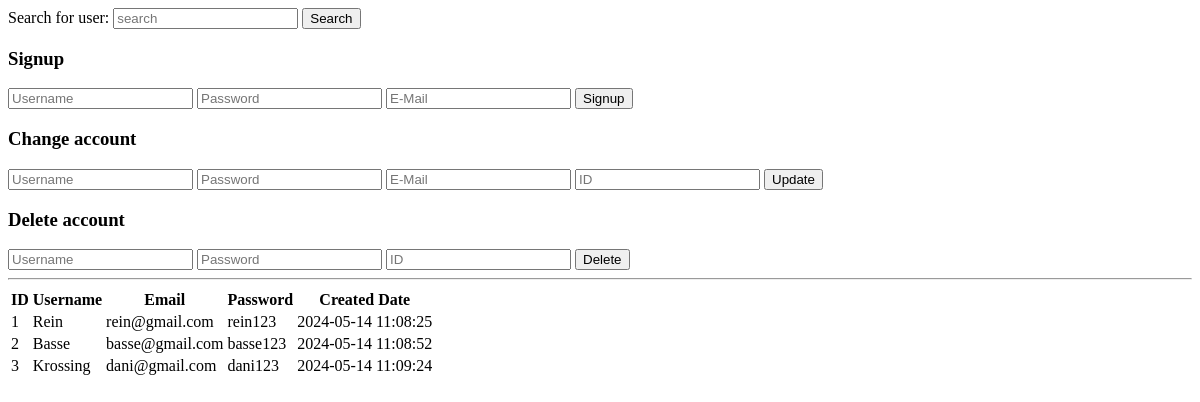
Page /23_crud_database/index.php on the earlier database version.
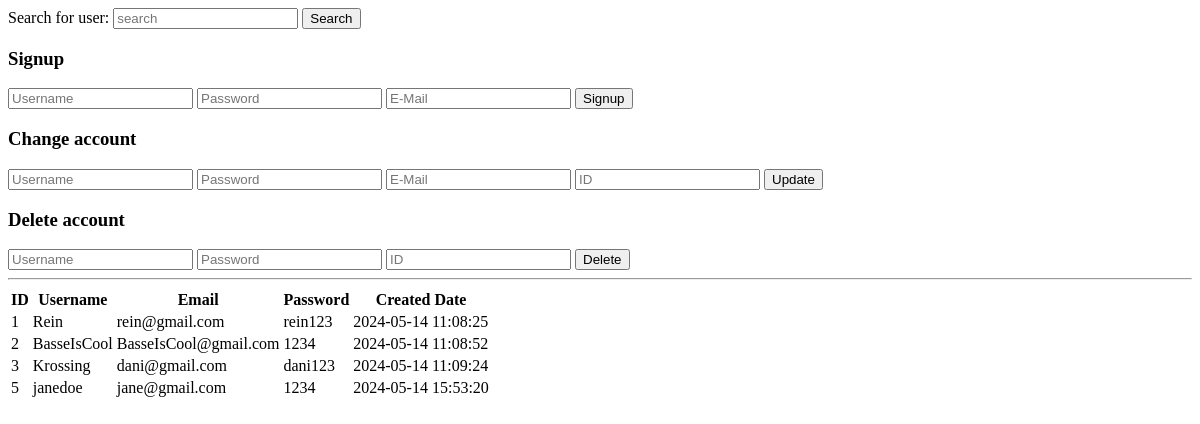
Same page on the later database version.
### tables this page shows
CREATE TABLE `users` (
  `id` int(11) NOT NULL,
  `username` varchar(32) NOT NULL,
  `pwd` varchar(255) NOT NULL,
  `email` varchar(128) NOT NULL,
  `created_at` datetime NOT NULL DEFAULT curtime()
);

### 23_crud_database/index.php (the view, shortened to what this page needs)
<?php
$pdo = require_once "includes/dbh.inc.php";
$select_query = "SELECT * FROM users";
$statement = $pdo->prepare($select_query);
$statement->execute();
$users = $statement->fetchAll(PDO::FETCH_ASSOC);
?>
<!DOCTYPE html>
<html lang="en">
<head>
    <link rel="stylesheet" href="css/reset.css">
    <link rel="stylesheet" href="css/main.css">
</head>
<body>
    <form action="search.php" method="POST">
        <label for="search">Search for user:</label>
        <input type="text" name="usersearch" placeholder="search">
        <button>Search</button>
    </form>
    <h3>Signup</h3>
    <form action="includes/formhandler.inc.php" method="POST">
        <input type="text" name="username" placeholder="Username">
        <input type="password" name="pwd" placeholder="Password">
        <input type="text" name="email" placeholder="E-Mail">
        <button>Signup</button>
    </form>
    <h3>Change account</h3>
    <form action="includes/userupdate.inc.php" method="POST">
        <input type="text" name="username" placeholder="Username">
        <input type="password" name="pwd" placeholder="Password">
        <input type="text" name="email" placeholder="E-Mail">
        <input type="number" name="id" placeholder="ID">
        <button>Update</button>
    </form>
    <h3>Delete account</h3>
    <form action="includes/userdelete.inc.php" method="POST">
        <input type="text" name="username" placeholder="Username">
        <input type="password" name="pwd" placeholder="Password">
        <input type="number" name="id" placeholder="ID">
        <button>Delete</button>
    </form>
    <hr>
    <table>
        <tr>
            <th>ID</th>
            <th>Username</th>
            <th>Email</th>
            <th>Password</th>
            <th>Created Date</th>
        </tr>
        <?php foreach ($users as $user) : ?>
            <tr>
                <td><?= $user["id"] ?></td>
                <td><?= htmlspecialchars($user["username"]); ?></td>
                <td><?= htmlspecialchars($user["email"]); ?></td>
                <td><?= htmlspecialchars($user["pwd"]); ?></td>
                <td><?= $user["created_at"] ?></td>
            </tr>
        <?php endforeach; ?>
    </table>
</body>
</html>

Differences in the rows shown:
changed users id 2: username "Basse" → "BasseIsCool"; email "basse@gmail.com" → "BasseIsCool@gmail.com"; pwd "basse123" → "1234"
added users: id "5", username "janedoe", email "jane@gmail.com", pwd "1234", created_at "2024-05-14 15:53:20"
